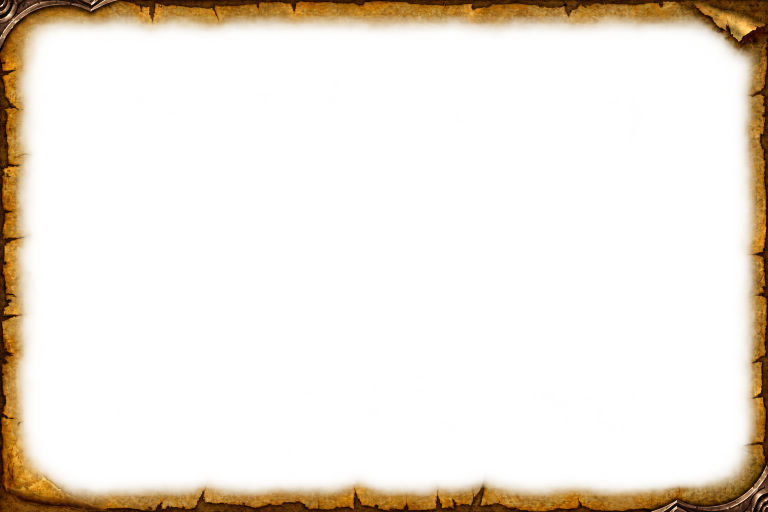
#> input picture art-edits/border.png, 1536 x 1024 px (shown at 1/2 size)
$ python border.py
#> lines starting #> are read from the running program, lines starting #| are printed output that depends on the picture
### tools/clients.py
# The game clients OpenMap is built for, and where each one's data and textures go: the tools build
# for the client OPENMAP_CLIENT names (forever if unset), reading its build's tables and textures and
# writing OpenMap/Data/<folder> and OpenMap/Media/Textures/<folder>; its toc loads them
# (Data/<folder>/Client.lua names the folder in game). Data/Changelog.lua is shared.
#
# in a tool:  sys.path.insert(0, os.path.join(<repo>, "tools")); import clients
import os

CLIENTS = {
    # folder: under Data/ and Media/Textures/; toc: in OpenMap/; build: the tables' and textures' on
    # wago.tools; product: the install's CASC product (tools/casc, OPENMAP_WOW); pieces: whether its map
    # draws the zones' explored-area pieces (Reveal.lua: retail's art is whole, Data/Retail/Client.lua)
    "forever": {"folder": "Forever", "toc": "OpenMap.toc", "build": "1.60.1.70245", "product": "wow_classic_beta", "pieces": True},
    "retail": {"folder": "Retail", "toc": "OpenMap_Mainline.toc", "build": "12.1.5.70448", "product": "wow", "pieces": False},
}

REPO = os.path.abspath(os.path.join(os.path.dirname(__file__), ".."))
ADDON = os.path.join(REPO, "OpenMap")

NAME = os.environ.get("OPENMAP_CLIENT", "forever").lower()
if NAME not in CLIENTS:
    raise SystemExit("OPENMAP_CLIENT=%s: not one of %s" % (NAME, ", ".join(sorted(CLIENTS))))


def data(name=None):
    """the client's data folder (OpenMap/Data/<folder>)"""
    return os.path.join(ADDON, "Data", CLIENTS[name or NAME]["folder"])


def tex(name=None):
    """the client's texture folder (OpenMap/Media/Textures/<folder>)"""
    return os.path.join(ADDON, "Media", "Textures", CLIENTS[name or NAME]["folder"])


def toc(name=None):
    return os.path.join(ADDON, CLIENTS[name or NAME]["toc"])


FOLDER = CLIENTS[NAME]["folder"]
BUILD = CLIENTS[NAME]["build"]
PRODUCT = CLIENTS[NAME]["product"]
DATA = data()
TEX = tex()

### tools/map-art/border.py
# Cuts the map border (art-edits/border.png: the map art's frame, hand-cut from Blizzard's
# continent art, transparent inside) into nine pieces for Map/Border.lua: four corners
# kept as they are, four edges stretched to fit, so the frame fits a map of any shape.
# Writes OpenMap/Media/Textures/MapBorder/<piece>.tga (power-of-two canvases; Border.lua
# crops each to its content with texture coordinates: CORNER, EDGE_W, EDGE_H below).
# usage: python -P tools/map-art/border.py
import os, sys
from PIL import Image

here = os.path.dirname(os.path.abspath(__file__))
root = os.path.join(here, "..", "..")
src = Image.open(os.path.join(root, "art-edits", "border.png")).convert("RGBA")
#> src is the input picture: PIL image 1536x1024 RGBA; mean R, G, B, A 33.2, 21.5, 5.4, 35.1
sys.path.insert(0, os.path.join(root, "tools"))
import clients   # the client the tools build for (OPENMAP_CLIENT)
out = os.path.join(clients.TEX, "MapBorder")
os.makedirs(out, exist_ok=True)
W, H = src.size
#> W = 1536; H = 1024
CORNER = 192                    # the corners: their metal fittings and curled paper, whole
EDGE_W = 1024                   # the top / bottom edge's length once cut (from W - 2 * CORNER)

def save(img, canvas, name):
#> called with canvas = (256, 256), name = 'tl'
    c = Image.new("RGBA", canvas, (0, 0, 0, 0))
#> c: PIL image 256x256 RGBA; every value is 0
    c.paste(img, (0, 0))
    c.save(os.path.join(out, name + ".tga"))

C = CORNER
save(src.crop((0, 0, C, C)), (256, 256), "tl")
save(src.crop((W - C, 0, W, C)), (256, 256), "tr")
save(src.crop((0, H - C, C, H)), (256, 256), "bl")
save(src.crop((W - C, H - C, W, H)), (256, 256), "br")
save(src.crop((C, 0, W - C, C)).resize((EDGE_W, C), Image.LANCZOS), (1024, 256), "top")
#> in save (call 5), `c = Image.new("RGBA", canvas, (0, 0, 0, 0))`: c: PIL image 1024x256 RGBA; every value is 0
#> in save (call 5), `c.paste(img, (0, 0))`:
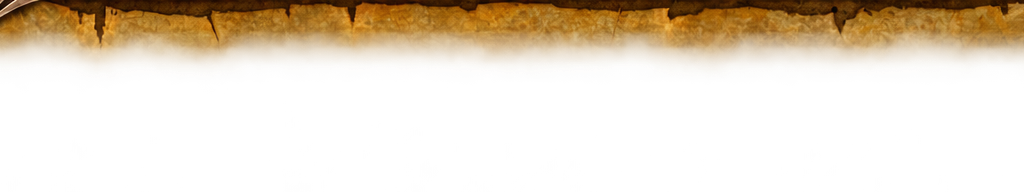
#> img: PIL image 1024x192 RGBA; mean R, G, B, A 57.7, 38.5, 8.9, 59; transparent parts drawn white
save(src.crop((C, H - C, W - C, H)).resize((EDGE_W, C), Image.LANCZOS), (1024, 256), "bottom")
#> in save (call 6), `c.paste(img, (0, 0))`:
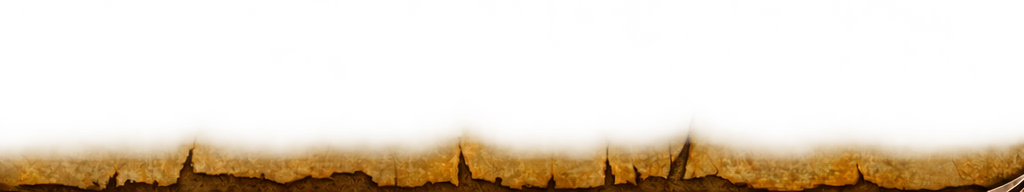
#> img: PIL image 1024x192 RGBA; mean R, G, B, A 52.6, 34.1, 8.2, 55.1; transparent parts drawn white
#> in save (call 6), `c.paste(img, (0, 0))`:
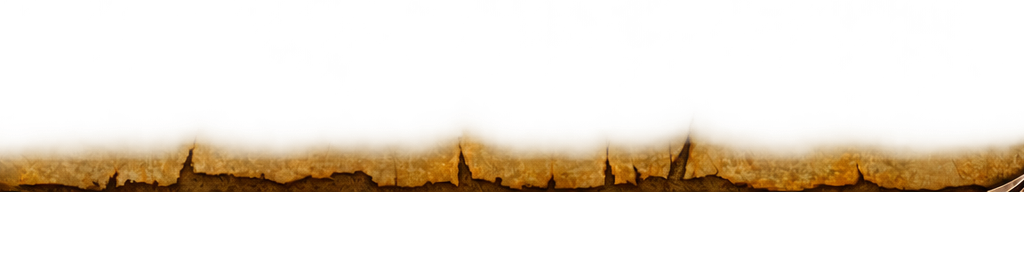
#> c: PIL image 1024x256 RGBA; mean R, G, B, A 39.4, 25.6, 6.1, 41.3; transparent parts drawn white
save(src.crop((0, C, C, H - C)), (256, 1024), "left")
#> in save (call 7), `c = Image.new("RGBA", canvas, (0, 0, 0, 0))`: c: PIL image 256x1024 RGBA; every value is 0
#> in save (call 7), `c.paste(img, (0, 0))`:
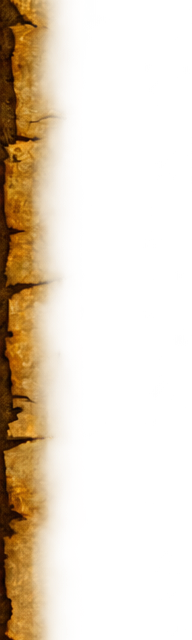
#> img: PIL image 192x640 RGBA; mean R, G, B, A 65.4, 41, 10.8, 57.7; transparent parts drawn white
#> in save (call 7), `c.paste(img, (0, 0))`:
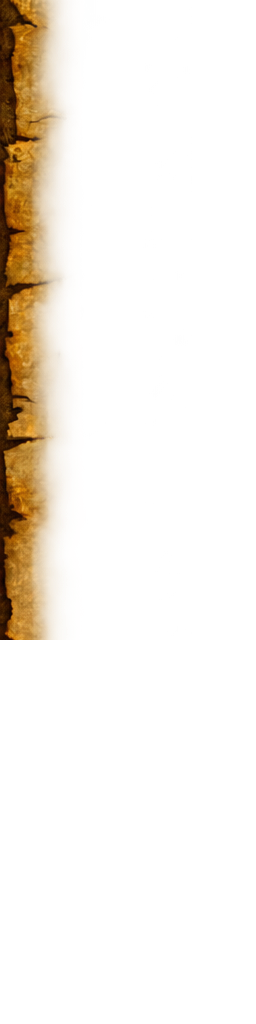
#> c: PIL image 256x1024 RGBA; mean R, G, B, A 30.7, 19.2, 5.1, 27; transparent parts drawn white
save(src.crop((W - C, C, W, H - C)), (256, 1024), "right")
#> in save (call 8), `c.paste(img, (0, 0))`:
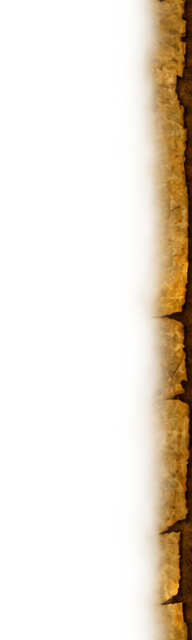
#> img: PIL image 192x640 RGBA; mean R, G, B, A 48.9, 32.6, 7.4, 45.6; transparent parts drawn white
#> in save (call 8), `c.paste(img, (0, 0))`:
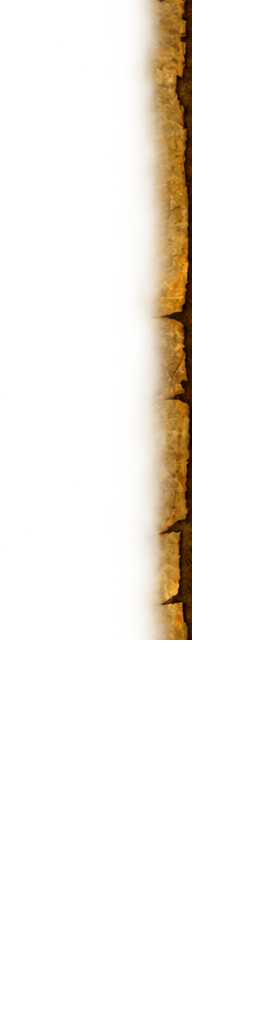
#> c: PIL image 256x1024 RGBA; mean R, G, B, A 22.9, 15.3, 3.5, 21.4; transparent parts drawn white
print("border:", W, "x", H, "corner", C, "side edge", H - 2 * C)
#| border: 1536 x 1024 corner 192 side edge 640
